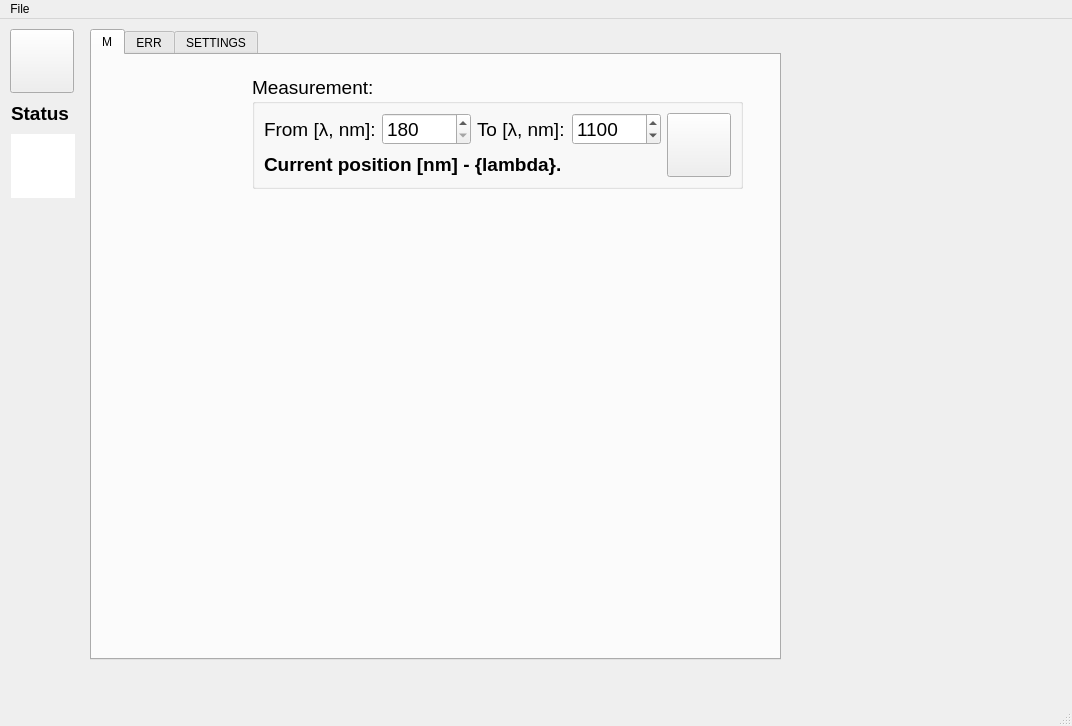
<?xml version="1.0" encoding="UTF-8"?>
<ui version="4.0">
 <class>eqeWindow</class>
 <widget class="QMainWindow" name="eqeWindow">
  <property name="geometry">
   <rect>
    <x>0</x>
    <y>0</y>
    <width>1072</width>
    <height>726</height>
   </rect>
  </property>
  <property name="windowTitle">
   <string>EQE</string>
  </property>
  <property name="windowIcon">
   <iconset resource="eqerc.qrc">
    <normaloff>:/Icons/Icons/spectrum.png</normaloff>:/Icons/Icons/spectrum.png</iconset>
  </property>
  <widget class="QWidget" name="centralwidget">
   <widget class="QTabWidget" name="tabWidget">
    <property name="geometry">
     <rect>
      <x>90</x>
      <y>10</y>
      <width>691</width>
      <height>631</height>
     </rect>
    </property>
    <property name="currentIndex">
     <number>0</number>
    </property>
    <widget class="QWidget" name="tab">
     <attribute name="title">
      <string>M</string>
     </attribute>
     <widget class="QGroupBox" name="groupBox">
      <property name="geometry">
       <rect>
        <x>160</x>
        <y>20</y>
        <width>491</width>
        <height>114</height>
       </rect>
      </property>
      <property name="font">
       <font>
        <pointsize>14</pointsize>
        <weight>50</weight>
        <bold>false</bold>
       </font>
      </property>
      <property name="title">
       <string>Measurement:</string>
      </property>
      <layout class="QGridLayout" name="gridLayout_2">
       <item row="0" column="0">
        <widget class="QLabel" name="label">
         <property name="font">
          <font>
           <pointsize>14</pointsize>
           <weight>50</weight>
           <bold>false</bold>
          </font>
         </property>
         <property name="text">
          <string>From [λ, nm]:</string>
         </property>
        </widget>
       </item>
       <item row="0" column="1">
        <widget class="QSpinBox" name="fromBox">
         <property name="font">
          <font>
           <pointsize>14</pointsize>
           <weight>50</weight>
           <bold>false</bold>
          </font>
         </property>
         <property name="minimum">
          <number>180</number>
         </property>
         <property name="maximum">
          <number>1200</number>
         </property>
        </widget>
       </item>
       <item row="0" column="2">
        <widget class="QLabel" name="label_2">
         <property name="font">
          <font>
           <pointsize>14</pointsize>
           <weight>50</weight>
           <bold>false</bold>
          </font>
         </property>
         <property name="text">
          <string>To [λ, nm]:</string>
         </property>
        </widget>
       </item>
       <item row="0" column="3">
        <widget class="QSpinBox" name="toBox">
         <property name="font">
          <font>
           <pointsize>14</pointsize>
           <weight>50</weight>
           <bold>false</bold>
          </font>
         </property>
         <property name="minimum">
          <number>180</number>
         </property>
         <property name="maximum">
          <number>1200</number>
         </property>
         <property name="value">
          <number>1100</number>
         </property>
        </widget>
       </item>
       <item row="0" column="4" rowspan="2">
        <widget class="QPushButton" name="runBtn">
         <property name="minimumSize">
          <size>
           <width>64</width>
           <height>64</height>
          </size>
         </property>
         <property name="maximumSize">
          <size>
           <width>64</width>
           <height>64</height>
          </size>
         </property>
         <property name="text">
          <string/>
         </property>
         <property name="icon">
          <iconset resource="eqerc.qrc">
           <normaloff>:/Icons/Icons/go-next.png</normaloff>:/Icons/Icons/go-next.png</iconset>
         </property>
         <property name="iconSize">
          <size>
           <width>64</width>
           <height>64</height>
          </size>
         </property>
        </widget>
       </item>
       <item row="1" column="0" colspan="4">
        <widget class="QLabel" name="currentWaveLabel">
         <property name="font">
          <font>
           <pointsize>14</pointsize>
           <weight>75</weight>
           <bold>true</bold>
          </font>
         </property>
         <property name="text">
          <string>Current position [nm] - {lambda}.</string>
         </property>
        </widget>
       </item>
      </layout>
     </widget>
     <widget class="PlotWidget" name="plotWidget" native="true">
      <property name="geometry">
       <rect>
        <x>160</x>
        <y>150</y>
        <width>491</width>
        <height>421</height>
       </rect>
      </property>
     </widget>
    </widget>
    <widget class="QWidget" name="tab_2">
     <attribute name="title">
      <string>ERR</string>
     </attribute>
     <widget class="QTextEdit" name="infoFieldEdit">
      <property name="geometry">
       <rect>
        <x>40</x>
        <y>30</y>
        <width>541</width>
        <height>511</height>
       </rect>
      </property>
     </widget>
    </widget>
    <widget class="QWidget" name="tab_3">
     <attribute name="title">
      <string>SETTINGS</string>
     </attribute>
    </widget>
   </widget>
   <widget class="QPushButton" name="connectBtn">
    <property name="geometry">
     <rect>
      <x>10</x>
      <y>10</y>
      <width>64</width>
      <height>64</height>
     </rect>
    </property>
    <property name="minimumSize">
     <size>
      <width>64</width>
      <height>64</height>
     </size>
    </property>
    <property name="maximumSize">
     <size>
      <width>64</width>
      <height>64</height>
     </size>
    </property>
    <property name="font">
     <font>
      <pointsize>14</pointsize>
     </font>
    </property>
    <property name="toolTip">
     <string>Connect</string>
    </property>
    <property name="text">
     <string/>
    </property>
    <property name="icon">
     <iconset resource="eqerc.qrc">
      <normaloff>:/Icons/Icons/connect.png</normaloff>:/Icons/Icons/connect.png</iconset>
    </property>
    <property name="iconSize">
     <size>
      <width>48</width>
      <height>48</height>
     </size>
    </property>
   </widget>
   <widget class="QWidget" name="">
    <property name="geometry">
     <rect>
      <x>10</x>
      <y>80</y>
      <width>66</width>
      <height>99</height>
     </rect>
    </property>
    <layout class="QGridLayout" name="gridLayout">
     <item row="0" column="0">
      <widget class="QLabel" name="statuslabel">
       <property name="font">
        <font>
         <pointsize>14</pointsize>
         <weight>75</weight>
         <bold>true</bold>
        </font>
       </property>
       <property name="text">
        <string>Status</string>
       </property>
      </widget>
     </item>
     <item row="1" column="0">
      <widget class="QGraphicsView" name="statusPictureView">
       <property name="minimumSize">
        <size>
         <width>64</width>
         <height>64</height>
        </size>
       </property>
       <property name="maximumSize">
        <size>
         <width>64</width>
         <height>64</height>
        </size>
       </property>
       <property name="toolTip">
        <string>Staus?</string>
       </property>
       <property name="frameShape">
        <enum>QFrame::NoFrame</enum>
       </property>
       <property name="frameShadow">
        <enum>QFrame::Plain</enum>
       </property>
       <property name="lineWidth">
        <number>0</number>
       </property>
       <property name="verticalScrollBarPolicy">
        <enum>Qt::ScrollBarAlwaysOff</enum>
       </property>
       <property name="horizontalScrollBarPolicy">
        <enum>Qt::ScrollBarAlwaysOff</enum>
       </property>
       <property name="interactive">
        <bool>false</bool>
       </property>
      </widget>
     </item>
    </layout>
   </widget>
  </widget>
  <widget class="QMenuBar" name="menubar">
   <property name="geometry">
    <rect>
     <x>0</x>
     <y>0</y>
     <width>1072</width>
     <height>27</height>
    </rect>
   </property>
   <widget class="QMenu" name="menuFile">
    <property name="title">
     <string>File</string>
    </property>
    <addaction name="actionQuit"/>
    <addaction name="actionConnect"/>
   </widget>
   <addaction name="menuFile"/>
  </widget>
  <widget class="QStatusBar" name="statusbar"/>
  <action name="actionQuit">
   <property name="icon">
    <iconset resource="eqerc.qrc">
     <normaloff>:/Icons/Icons/system-shutdown.png</normaloff>:/Icons/Icons/system-shutdown.png</iconset>
   </property>
   <property name="text">
    <string>Quit</string>
   </property>
   <property name="shortcut">
    <string>Ctrl+Q</string>
   </property>
  </action>
  <action name="actionConnect">
   <property name="icon">
    <iconset resource="eqerc.qrc">
     <normaloff>:/Icons/Icons/connect.png</normaloff>:/Icons/Icons/connect.png</iconset>
   </property>
   <property name="text">
    <string>Connect</string>
   </property>
  </action>
 </widget>
 <customwidgets>
  <customwidget>
   <class>PlotWidget</class>
   <extends>QWidget</extends>
   <header>pyqtgraph</header>
   <container>1</container>
  </customwidget>
 </customwidgets>
 <resources>
  <include location="eqerc.qrc"/>
 </resources>
 <connections/>
</ui>
